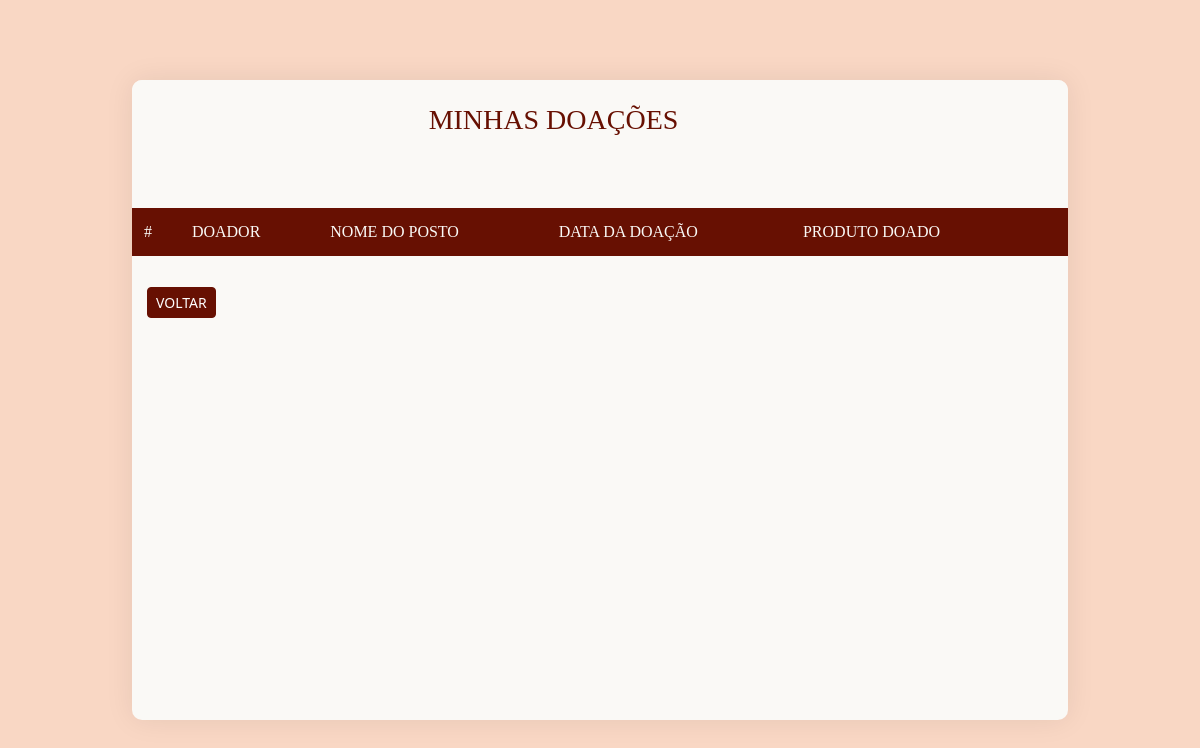
The app's page /minhasdoacoes/ (signed in), older data.
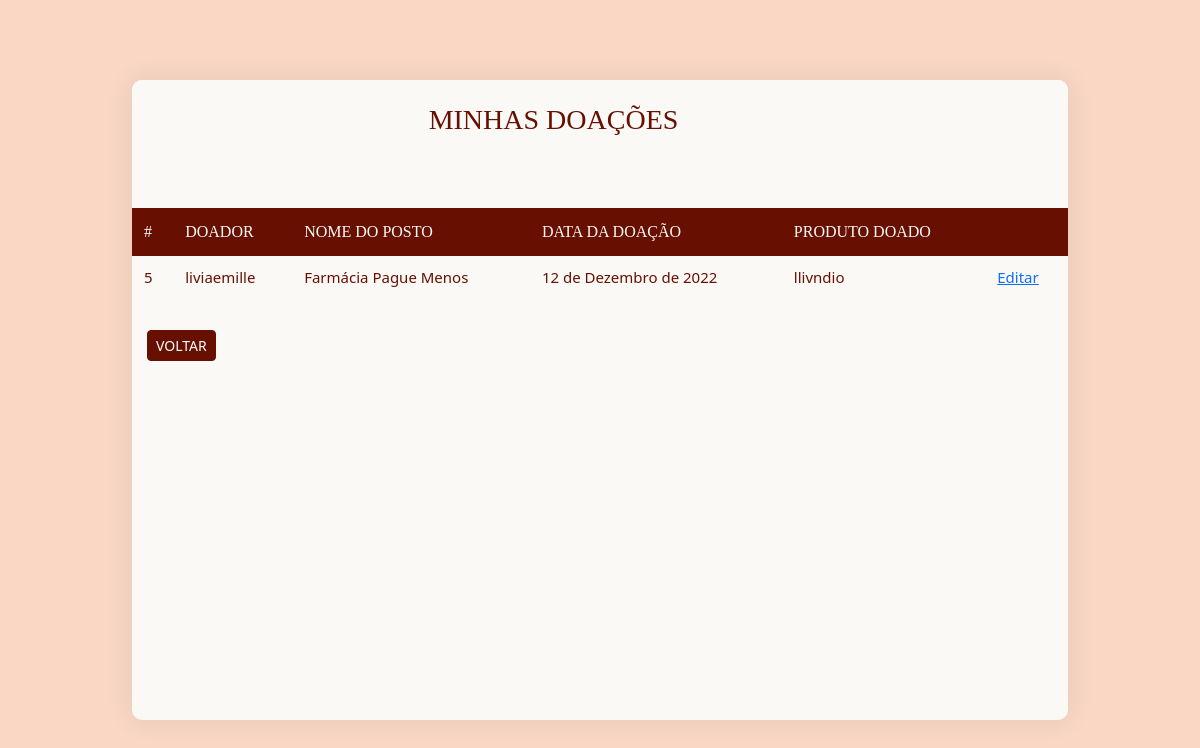
The same page, newer data.
### sistema/models.py (models this page shows, shortened)
class Doacoes(models.Model):
    produto = models.CharField(max_length=50)
    doador = models.ForeignKey(User, on_delete=models.CASCADE)
    data = models.DateField()
    pontocoleta = models.ForeignKey(pontosColeta, on_delete=models.CASCADE)

class pontosColeta(models.Model):
    nome = models.CharField(max_length=100)
    bairro = models.CharField(max_length=100)
    rua = models.CharField(max_length=100)
    numero = models.CharField(max_length=10, validators=[validate_number])
    descricao = models.CharField(max_length=100, null=False)
    pix = models.CharField(max_length=100, null=False)
    telefone = models.CharField(max_length=11, null=True, blank=True, default=None, validators=[validate_number])
    horaabertura = models.TimeField(auto_now=False, auto_now_add=False, default="00:00")
    horafechamento = models.TimeField(auto_now=False, auto_now_add=False, default="00:00")
    def __str__(self):
        return self.nome

### sistema/views.py (the view)
# urls.py: path('minhasdoacoes/', views.minhas_doacoes, name='minhasdoacoes'),
def minhas_doacoes (request):
    iduser = request.user.id
    doacoes = Doacoes.objects.filter(doador=iduser)
    return render (request, '../templates/sistema/minhasdoacoes.html', {'doacoes': doacoes})

### templates/sistema/minhasdoacoes.html
{% extends 'sistema/base_table.html' %}
{%load static%}
{% block content %}
                <div class="panel">
                    <div class="panel-heading">
                        <div class="row">
                            <div class="col col-sm-3 col-xs-12" style="width: 90%;">
                                <h4 class="title">Minhas Doações</h4>
                            </div>
                        </div>
                    </div>
                    <div class="panel-body table-responsive">
                        <table class="table">
                            <thead>
                                <tr>
                                    <th>#</th>
                                    <th>Doador</th>
                                    <th>Nome do Posto</th>
                                    <th>Data da doação</th>
                                    <th>Produto doado</th>
                                    <th></th>
                                </tr>
                            </thead>
                            <tbody>
                                {% for doacao in doacoes %}
                                <tr>
                                    <td>{{ doacao.id }}</td>
                                    <td>{{ doacao.doador }}</td>
                                    <td>{{doacao.pontocoleta }}</td>
                                    <td>{{doacao.data}}</td>
                                    <td>{{doacao.produto}}
                                    </td>
                                    <td><a href="{% url 'editar_doacao' doacao.id %}">Editar</a></td>
                                </tr>
                                {% endfor %}
                            </tbody>
                        </table>
                    </div>
                    <div class="panel-footer">
                        <div class="row">
                            <a href="{% url 'tela_inicio'%}"><button class="btn btn-primary btn-sm" type="button" style="background-color: #671002; border-color: #671002; text-transform: uppercase;"> Voltar</button></a>
                        </div>
                    </div>
                </div>
{% endblock %}

Row changes from the older to the newer data that the page shows:
added Doacoes: id "5", doador "liviaemille", pontocoleta "Farmácia Pague Menos", data "12 de Dezembro de 2022", produto "llivndio"
